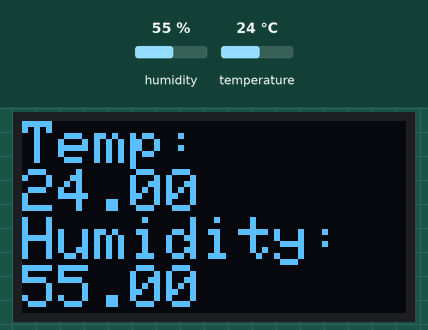
Simulated run of this sketch. Board: Arduino Uno, built with avr-gcc and run on an emulated ATmega328P. On the bench: 128×64 one-colour display. Inputs (shaded band) come from the test bench; at power-on: humidity 55 %, temperature 24 °C.

Above: at 6.2 s.
6.3 s: humidity set to 22 %
At 16.3 s:
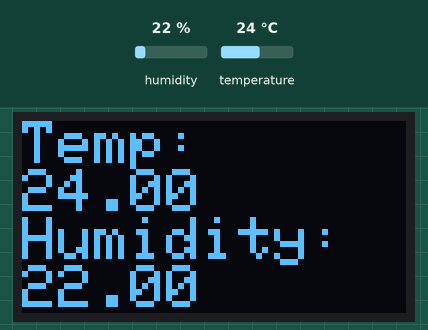
16.6 s: temperature set to 12 °C
At 25.8 s:
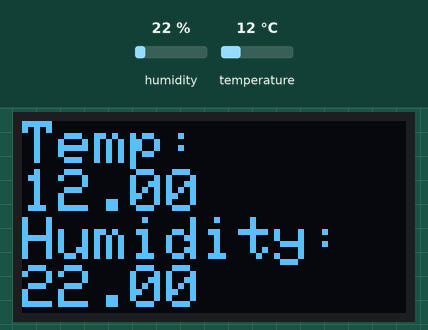
26.7 s: humidity set to 40 %
At 36.4 s:
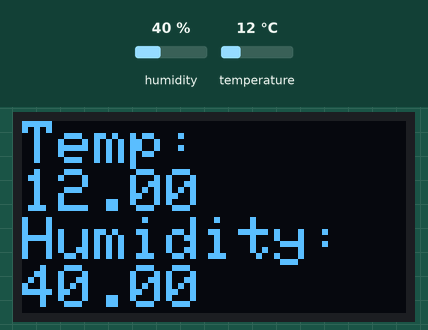
36.7 s: temperature set to 19 °C
At 46.2 s:
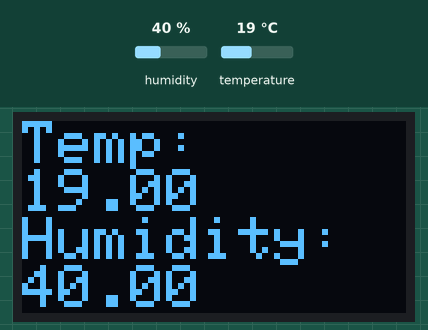
Timing chart, 0 to 47.7 s (numbered marks = the images above; inputs shaded):
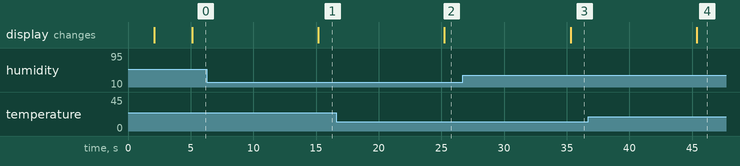

The sketch:

src.ino
```cpp
#include <dht.h>
#include <Wire.h>
#include <Adafruit_GFX.h>
#include <Adafruit_SSD1306.h>

#define OLED_RESET 4
Adafruit_SSD1306 display(OLED_RESET);

dht DHT11;

// Check flag for DHT11 sensor status
int check = 0;

#define DHT11_PIN 7

void setup() {
  Serial.begin(9600);
  // Initialize display with I2C address 0x3D
  display.begin(SSD1306_SWITCHCAPVCC, 0x3D);

  // Clear the display buffer
  display.clearDisplay();

  display.setTextSize(3);
  display.setTextColor(WHITE);
  display.setCursor(0,0);
  display.println("ClimateBox!");
  display.display();
  delay(2000);

  display.setTextSize(1);
  display.println("Read sensor: ");

  // Check DHT11 sensor status
  switch(check) {
    case DHTLIB_OK:
      display.println("OK");
      break;
    case DHTLIB_ERROR_CHECKSUM:
      display.println("Checksum error");
      break;
    case DHTLIB_ERROR_TIMEOUT:
      display.println("Timeout error");
      break;
    default:
      display.println("Unknown error");
      break;
  }

  display.display();
  delay(3000);
  display.clearDisplay();
}

void loop() {
  display.setCursor(0,0);
  display.setTextSize(2);
  int chk = DHT11.read11(DHT11_PIN);
  display.println("Temp: ");
  display.println((float)DHT11.temperature);
  display.println("Humidity: ");
  display.println((float)DHT11.humidity);
  display.display();
  delay(10000);
  display.clearDisplay();
}
```

Measured:
- after the input at 6.3 s, the display: changes after 8.9 s (image 1)
- after the input at 16.6 s, the display: changes after 8.6 s (image 2)
- after the input at 26.7 s, the display: changes after 8.6 s (image 3)
- after the input at 36.7 s, the display: changes after 8.7 s (image 4)
